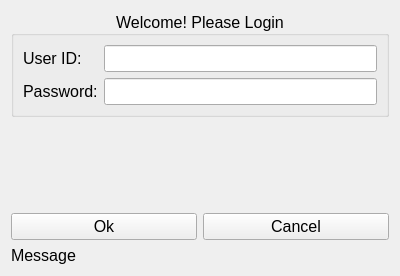
<?xml version="1.0" encoding="UTF-8"?>
<ui version="4.0">
 <class>w_LoginForm</class>
 <widget class="QWidget" name="w_LoginForm">
  <property name="geometry">
   <rect>
    <x>0</x>
    <y>0</y>
    <width>400</width>
    <height>276</height>
   </rect>
  </property>
  <property name="font">
   <font>
    <pointsize>12</pointsize>
   </font>
  </property>
  <property name="windowTitle">
   <string>Sample Application</string>
  </property>
  <property name="windowIcon">
   <iconset resource="../../Icons/Icons.qrc">
    <normaloff>:/Main/dollar.png</normaloff>:/Main/dollar.png</iconset>
  </property>
  <layout class="QGridLayout" name="gridLayout">
   <item row="2" column="0">
    <widget class="QPushButton" name="pb_Ok">
     <property name="text">
      <string>Ok</string>
     </property>
     <property name="icon">
      <iconset resource="../../Icons/Icons.qrc">
       <normaloff>:/Buttons/tick</normaloff>:/Buttons/tick</iconset>
     </property>
    </widget>
   </item>
   <item row="0" column="0" colspan="2">
    <widget class="QGroupBox" name="groupBox">
     <property name="title">
      <string>Welcome! Please Login</string>
     </property>
     <property name="alignment">
      <set>Qt::AlignCenter</set>
     </property>
     <layout class="QFormLayout" name="formLayout">
      <item row="0" column="0">
       <widget class="QLabel" name="label">
        <property name="text">
         <string>User ID:</string>
        </property>
       </widget>
      </item>
      <item row="0" column="1">
       <widget class="QLineEdit" name="le_user_ID"/>
      </item>
      <item row="1" column="0">
       <widget class="QLabel" name="label_2">
        <property name="text">
         <string>Password:</string>
        </property>
       </widget>
      </item>
      <item row="1" column="1">
       <widget class="QLineEdit" name="le_Password">
        <property name="text">
         <string/>
        </property>
        <property name="echoMode">
         <enum>QLineEdit::Password</enum>
        </property>
       </widget>
      </item>
     </layout>
    </widget>
   </item>
   <item row="3" column="0" colspan="2">
    <widget class="QLabel" name="lb_Message">
     <property name="text">
      <string>Message</string>
     </property>
    </widget>
   </item>
   <item row="2" column="1">
    <widget class="QPushButton" name="pb_Cancel">
     <property name="text">
      <string>Cancel</string>
     </property>
     <property name="icon">
      <iconset resource="../../Icons/Icons.qrc">
       <normaloff>:/Buttons/cross</normaloff>:/Buttons/cross</iconset>
     </property>
    </widget>
   </item>
   <item row="1" column="0" colspan="2">
    <spacer name="verticalSpacer">
     <property name="orientation">
      <enum>Qt::Vertical</enum>
     </property>
     <property name="sizeHint" stdset="0">
      <size>
       <width>20</width>
       <height>40</height>
      </size>
     </property>
    </spacer>
   </item>
  </layout>
 </widget>
 <tabstops>
  <tabstop>le_user_ID</tabstop>
  <tabstop>le_Password</tabstop>
  <tabstop>pb_Ok</tabstop>
  <tabstop>pb_Cancel</tabstop>
 </tabstops>
 <resources>
  <include location="../../Icons/Icons.qrc"/>
 </resources>
 <connections/>
</ui>
